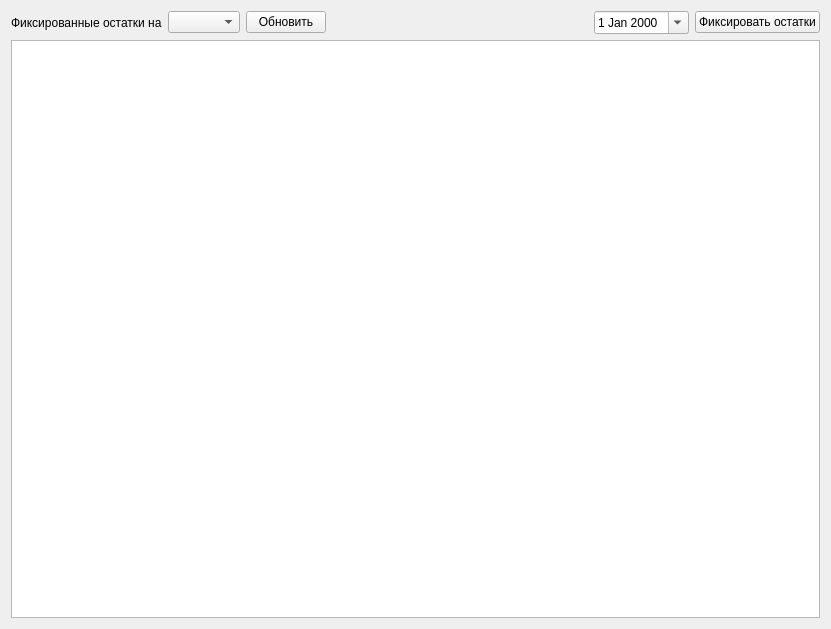
<?xml version="1.0" encoding="UTF-8"?>
<ui version="4.0">
 <class>FormFix</class>
 <widget class="QWidget" name="FormFix">
  <property name="geometry">
   <rect>
    <x>0</x>
    <y>0</y>
    <width>831</width>
    <height>629</height>
   </rect>
  </property>
  <property name="windowTitle">
   <string>Form</string>
  </property>
  <layout class="QVBoxLayout" name="verticalLayout">
   <item>
    <layout class="QHBoxLayout" name="horizontalLayout">
     <item>
      <widget class="QLabel" name="label">
       <property name="text">
        <string>Фиксированные остатки на</string>
       </property>
      </widget>
     </item>
     <item>
      <widget class="QComboBox" name="comboBoxDate"/>
     </item>
     <item>
      <widget class="QPushButton" name="pushButtonUpd">
       <property name="text">
        <string>Обновить</string>
       </property>
      </widget>
     </item>
     <item>
      <spacer name="horizontalSpacer">
       <property name="orientation">
        <enum>Qt::Horizontal</enum>
       </property>
       <property name="sizeHint" stdset="0">
        <size>
         <width>40</width>
         <height>20</height>
        </size>
       </property>
      </spacer>
     </item>
     <item>
      <widget class="QDateEdit" name="dateEditFix">
       <property name="calendarPopup">
        <bool>true</bool>
       </property>
      </widget>
     </item>
     <item>
      <widget class="QPushButton" name="pushButtonFix">
       <property name="text">
        <string>Фиксировать остатки</string>
       </property>
      </widget>
     </item>
    </layout>
   </item>
   <item>
    <widget class="DbViewer" name="tableViewOst"/>
   </item>
  </layout>
 </widget>
 <customwidgets>
  <customwidget>
   <class>DbViewer</class>
   <extends>QTableView</extends>
   <header>db/dbviewer.h</header>
  </customwidget>
 </customwidgets>
 <resources/>
 <connections/>
</ui>
